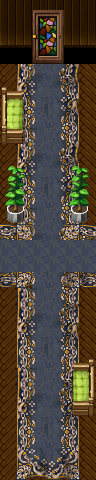

Below is a game level as drawn by its tile map, then a one-line description and the .tmx file that defines it, in full:
An orthogonal 6x30 tile map with 16x16 px tiles, 4 tile layers (Sol, Tapis, Mur, Objets), 9 tilesets and 11 objects (6x collision, switch map_0 2, spawn map_0 2, spawn map_6 3, switch map_6 3).

<map version="1.10" tiledversion="1.10.2" orientation="orthogonal" renderorder="right-down" width="6" height="30" tilewidth="16" tileheight="16" infinite="0" nextlayerid="9" nextobjectid="36">
 <tileset firstgid="1" source="rpg_maker_wooden_floor_by_ayene_chan_d587fmi.tsx" />
 <tileset firstgid="257" source="rpg_maker_vx___tile_c_by_ayene_chan_d7kwsoc.tsx" />
 <tileset firstgid="1281" source="morgue_by_nicnubill_d6swv2l.tsx" />
 <tileset firstgid="2305" source="december_doors_by_nicnubill_d7128ej.tsx" />
 <tileset firstgid="3329" source="mv_edited_walls_floors_by_nicnubill_dck28ru.tsx" />
 <tileset firstgid="3954" source="rpg_maker_vx___tilea3_by_ayene_chan_d5lgb3n.tsx" />
 <tileset firstgid="4082" source="mv_noble_interior_by_schwarzenacht_dapf6pa.tsx" />
 <tileset firstgid="6386" source="glass_canapy_bed_light_by_nicnubill_d6olcp4 (1).tsx" />
 <tileset firstgid="7410" source="mv_bathroom_addon_by_schwarzenacht_dapf6hr.tsx" />
 <layer id="1" name="Sol" width="6" height="30">
  <data encoding="csv">
4110,4110,4110,4110,4110,4110,
4110,4110,4110,4110,4110,4110,
4110,4110,4110,4110,4110,4110,
1806,1806,1806,1806,1806,1806,
69,70,85,70,69,70,
69,70,85,70,69,70,
69,70,85,70,69,70,
69,70,85,70,69,70,
69,70,85,70,69,70,
69,70,85,70,69,70,
69,70,85,70,69,70,
69,70,85,70,69,70,
69,70,85,70,69,70,
69,70,85,70,69,70,
69,70,85,70,69,70,
69,70,85,70,69,70,
69,70,85,70,69,70,
69,70,85,70,69,70,
69,70,85,70,69,70,
69,70,85,70,69,70,
69,70,85,70,69,70,
69,70,85,70,69,70,
69,70,85,70,69,70,
69,70,85,70,69,70,
69,70,85,70,69,70,
69,70,85,70,69,70,
69,70,85,70,69,70,
69,70,85,70,69,70,
69,70,85,70,69,70,
69,86,85,86,69,70
</data>
 </layer>
 <layer id="2" name="Tapis" width="6" height="30">
  <data encoding="csv">
4110,4110,4110,4110,4110,4110,
4110,4110,4110,4110,4110,4110,
4110,4110,4110,4110,4110,4110,
1806,1806,1806,1806,1806,1806,
0,5564,5565,5520,5521,0,
0,5612,5613,5568,5569,0,
0,5660,5661,5616,5617,0,
0,5708,5709,5664,5665,0,
0,5516,5517,5712,5713,0,
0,5564,5565,5520,5521,0,
0,5612,5613,5568,5569,0,
0,5660,5661,5616,5617,0,
0,5708,5709,5664,5665,0,
0,5516,5517,5712,5713,0,
5422,5420,5565,5520,5425,5423,
5711,5711,5711,5711,5711,5711,
5711,5711,5711,5711,5711,5711,
5806,5804,5709,5664,5809,5807,
0,5516,5517,5712,5713,0,
0,5564,5565,5520,5569,0,
0,5612,5613,5568,5617,0,
0,5660,5661,5616,5665,0,
0,5708,5709,5664,5713,0,
0,5516,5517,5712,5521,0,
0,5564,5565,5520,5569,0,
0,5612,5613,5568,5617,0,
0,5660,5661,5616,5665,0,
0,5708,5709,5664,5713,0,
0,5756,5757,5760,5761,0,
0,5804,5805,5808,5809,0
</data>
 </layer>
 <layer id="8" name="Mur" width="6" height="30">
  <data encoding="csv">
4024,4025,0,4024,4025,0,
0,0,0,0,0,0,
4040,4041,0,4040,4041,0,
0,0,0,0,0,0,
0,0,0,0,0,0,
0,0,0,0,0,0,
0,0,0,0,0,0,
0,0,0,0,0,0,
0,0,0,0,0,0,
0,0,0,0,0,0,
0,0,0,0,0,0,
0,0,0,0,0,0,
0,0,0,0,0,0,
0,0,0,0,0,0,
0,0,0,0,0,0,
0,0,0,0,0,0,
0,0,0,0,0,0,
0,0,0,0,3361,3361,
0,0,0,0,3361,3361,
0,0,0,0,0,0,
0,0,0,0,0,0,
0,0,0,0,0,0,
0,0,0,0,0,0,
0,0,0,0,0,0,
0,0,0,0,0,0,
0,0,0,0,0,0,
0,0,0,0,0,0,
0,0,0,0,0,0,
0,0,0,0,0,0,
0,0,0,0,0,0
</data>
 </layer>
 <layer id="3" name="Objets" width="6" height="30">
  <data encoding="csv">
3422,3422,2307,2308,0,0,
3422,3422,2339,2340,0,0,
3422,3422,2371,2372,0,0,
3422,3422,2403,2404,3422,0,
0,3422,3422,3422,0,0,
1157,1158,0,0,0,0,
1189,1190,0,0,0,0,
1221,1222,0,0,0,0,
1253,1254,0,0,0,0,
0,0,0,0,0,0,
1495,1496,0,0,1495,1496,
1527,1528,0,0,1527,1528,
1559,1560,0,0,1559,1560,
1591,1592,0,0,1591,1592,
0,0,0,0,0,0,
3361,3361,0,3361,3361,3361,
3361,3361,3361,3361,3361,3361,
3361,3361,3361,3361,3361,3361,
3361,3361,3361,3361,3361,3361,
3361,3361,0,0,0,0,
3361,3361,0,0,0,0,
0,0,0,0,0,0,
0,0,0,0,1159,1160,
0,0,0,0,1191,1192,
0,0,0,0,1223,1224,
0,0,0,0,1255,1256,
0,0,0,0,0,0,
0,0,0,0,0,0,
0,0,0,0,0,0,
0,0,0,0,0,0
</data>
 </layer>
 <group id="5" name="Objets">
  <objectgroup id="7" name="Interface">
   <object id="19" name="switch map_0 2" x="32" y="64" width="32" height="16" />
   <object id="20" name="spawn map_0 2" x="47.8182" y="96.5454">
    <point />
   </object>
   <object id="32" name="spawn map_6 3" x="71.3333" y="257.333">
    <point />
   </object>
   <object id="33" name="switch map_6 3" x="80" y="240" width="16" height="32" />
  </objectgroup>
  <objectgroup id="6" name="collisions">
   <object id="8" name="collision" x="-18.25" y="63.25" width="16" height="416" />
   <object id="9" name="collision" x="97.75" y="64" width="16" height="416" />
   <object id="10" name="collision" x="0" y="480" width="96" height="16" />
   <object id="14" name="collision" x="80" y="208" />
   <object id="16" name="collision" x="5" y="199.5" width="21" height="22" />
   <object id="17" name="collision" x="0" y="96" width="15" height="48" />
   <object id="18" x="80" y="368" width="16" height="48" />
  </objectgroup>
 </group>
</map>
